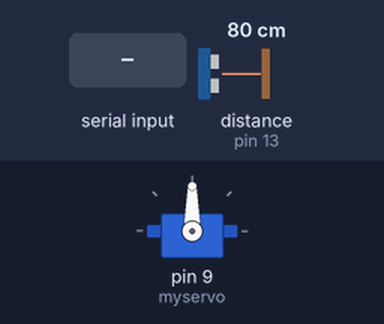
Bench run of a sketch on a simulated Arduino Uno, built with avr-gcc and run on an emulated ATmega328P. Shown: servo. Inputs (shaded band) come from the test bench; at power-on: distance to the obstacle (sensor on pin 13) 80 cm. The echo pulse lasts 58.3 µs per cm; what the sketch prints to the serial monitor is not drawn.

Above: at 0.1 s.
At 1.8 s:
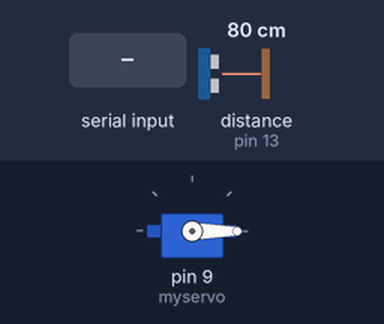
1.9 s: "detectado" received over Serial
At 4.2 s:
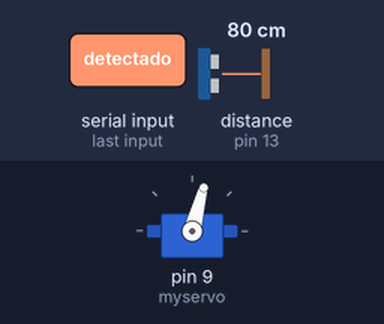
4.5 s: distance to the obstacle (sensor on pin 13) set to 22 cm
8.5 s: distance to the obstacle (sensor on pin 13) set to 18 cm
Timing chart, 0 to 11.5 s (numbered marks = the images above; inputs shaded):
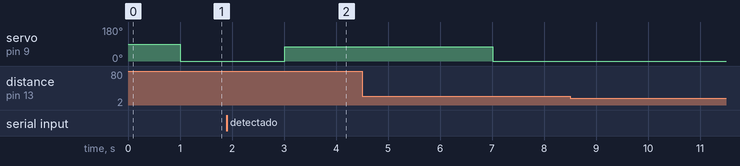

The sketch:

ArduinoCode.ino
```cpp
#include <Ultrasonic.h>
#include<Servo.h>
/*
 * Pass as a parameter the trigger and echo pin, respectively,
 * or only the signal pin (for sensors 3 pins), like:
 * Ultrasonic ultrasonic(13);
 */
Ultrasonic ultrasonic(12, 13);
int distance;
Servo myservo;
void setup() {
  Serial.begin(9600);
  myservo.attach(9);
}

void loop() {
  // Pass INC as a parameter to get the distance in inches
  distance = ultrasonic.read();

  delay(1000);
  if(distance<=20){
    Serial.print("objeto");
  }

  if (Serial.available() > 0) {
    // Verifica se há dados disponíveis na porta serial
    String mensagem = Serial.readString();  // Lê a mensagem da porta serial

    // Comparação da mensagem
    if (mensagem.equals("detectado")) {
      myservo.write(75);
      delay(3000);
    } else {
      Serial.println("Mensagem diferente de 'detectado'");
    }
  }else{
    myservo.write(0);
  }
}
```

Measured:
- after the input at 1.9 s, servo on pin 9 (myservo): 0° → 75° after 1.1 s
- after the input at 8.5 s, every drawn part: stays the same
